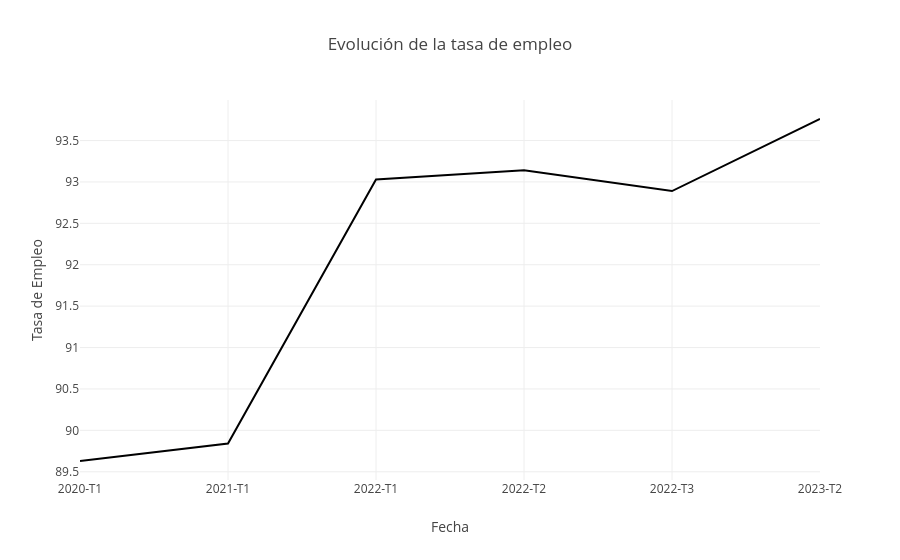

The notebook cell saved with this chart:
### Code cell
df_tasa_ocupado=agregar_columna_fecha(df_tasa_ocupado)
graficar_tasa(df_tasa_ocupado, 'Tasa de Empleo', 'Evolución de la tasa de empleo')

### Figure 1 — Plotly figure (JSON) as saved in the notebook; plotly's stock layout.template omitted (floating-point values rounded to 4 significant figures)
{"data": [{"hovertemplate": "Fecha=%{x}<br>Tasa de Empleo=%{y}<extra></extra>", "legendgroup": "", "line": {"color": "#000001", "dash": "solid"}, "marker": {"symbol": "circle"}, "mode": "lines", "name": "", "orientation": "v", "showlegend": false, "type": "scatter", "x": ["2020-T1", "2021-T1", "2022-T1", "2022-T2", "2022-T3", "2023-T2"], "xaxis": "x", "y": [89.63, 89.84, 93.03, 93.14, 92.89, 93.76], "yaxis": "y"}], "layout": {"legend": {"tracegroupgap": 0}, "title": {"text": "Evolución de la tasa de empleo"}, "xaxis": {"anchor": "y", "domain": [0, 1], "title": {"text": "Fecha"}}, "yaxis": {"anchor": "x", "domain": [0, 1], "title": {"text": "Tasa de Empleo"}}}}
